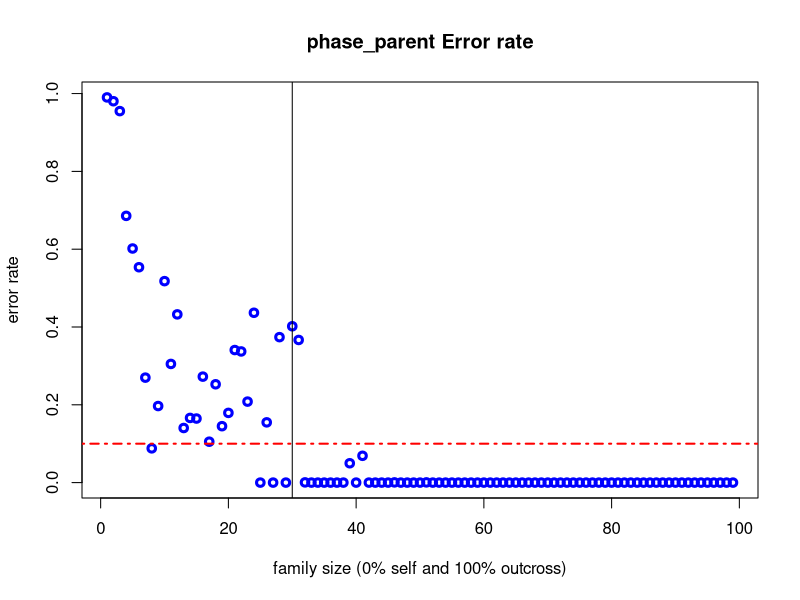
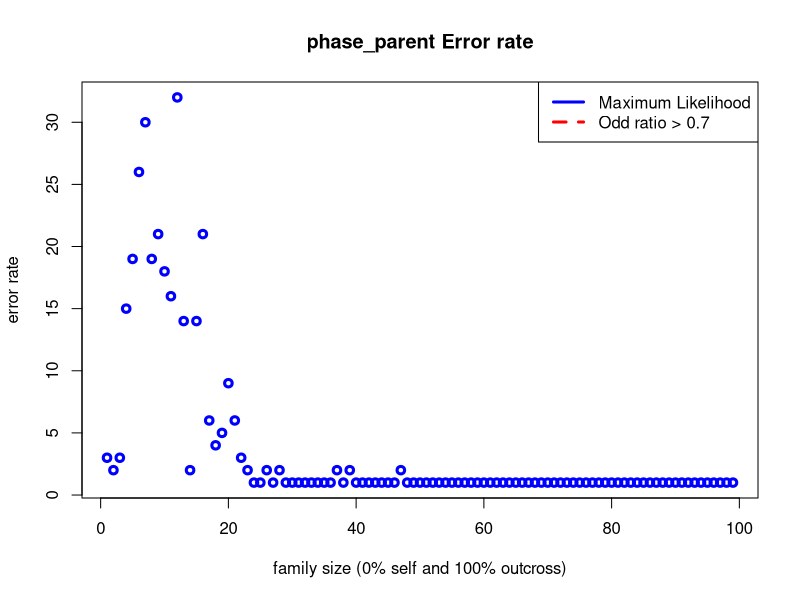
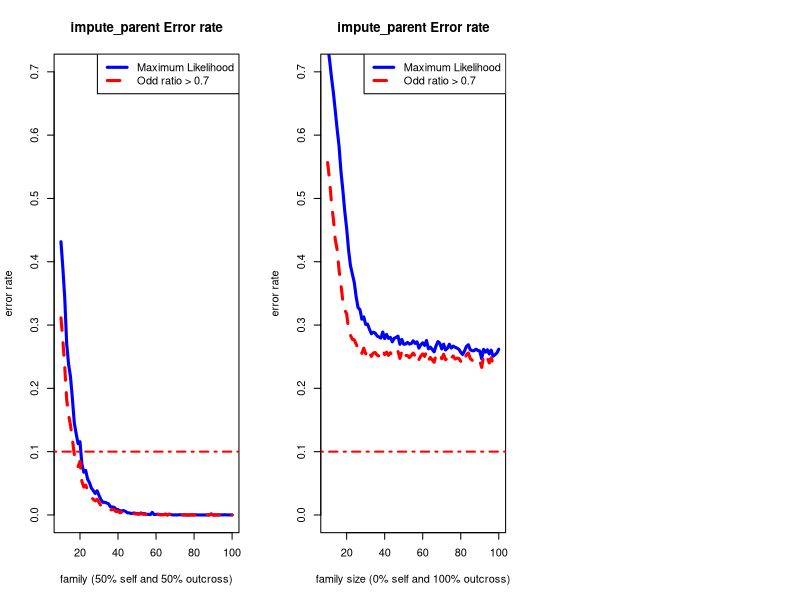

Recreate these plots in R, in order. (Note: this script raises an error after producing the figures.)
### Jinliang Yang
### 12/7/2015
### plot simulation results

### plot ###############################################
res1 <- read.csv("cache/pp_self_10000loci.csv")
res1$type <- as.numeric(as.character(gsub("size", "", res1$type)))

res5 <- read.csv("cache/simip_10000loci_rate5.csv")
res0 <- read.csv("cache/simip_10000loci_rate0.csv")



res1 <- res1[order(res1$type), ]
plot(res1$type, res1$rate, type="p", col="blue", lwd=3, main="phase_parent Error rate",
     xlab="family size (0% self and 100% outcross)", ylab="error rate")
abline(h=0.1, lty=4, lwd=2, col="red")
abline(v=30)

plot(res1$type, res1$chunk, type="p", col="blue", lwd=3, main="phase_parent Error rate",
     xlab="family size (0% self and 100% outcross)", ylab="error rate")


legend("topright", lty=c(1,2), lwd=3, col=c("blue", "red"), legend=c("Maximum Likelihood", "Odd ratio > 0.7"))



######
pdf("graphs/sim1_impute_parent.pdf", width=15, height=5)
par(mfrow=c(1,3))
res5 <- res5[order(res5$size), ]
plot(res5$size, res5$err1, type="l", col="blue", lwd=3, main="impute_parent Error rate",
     xlab="family (50% self and 50% outcross)", ylab="error rate", ylim=c(0, 0.7))
lines(res5$size, res5$err2, col="red", lty=2, lwd=3)
abline(h=0.1, lty=4, lwd=2, col="red")
legend("topright", lty=c(1,2), lwd=3, col=c("blue", "red"), legend=c("Maximum Likelihood", "Odd ratio > 0.7"))

res0 <- res0[order(res0$size), ]
plot(res0$size, res0$err1, type="l", col="blue", lwd=3, main="impute_parent Error rate",
     xlab="family size (0% self and 100% outcross)", ylab="error rate", ylim=c(0, 0.7))
lines(res0$size, res0$err2, col="red", lty=2, lwd=3)
abline(h=0.1, lty=4, lwd=2, col="red")
legend("topright", lty=c(1,2), lwd=3, col=c("blue", "red"), legend=c("Maximum Likelihood", "Odd ratio > 0.7"))

res1 <- res1[order(res1$size), ]
plot(res1$size, res1$err1, type="l", col="blue", lwd=3, main="impute_parent Error rate",
     xlab="family size (0% self and 100% outcross)", ylab="error rate", ylim=c(0, 0.7))
lines(res1$size, res1$err2, col="red", lty=2, lwd=3)
abline(h=0.1, lty=4, lwd=2, col="red")
legend("topright", lty=c(1,2), lwd=3, col=c("blue", "red"), legend=c("Maximum Likelihood", "Odd ratio > 0.7"))


dev.off()
